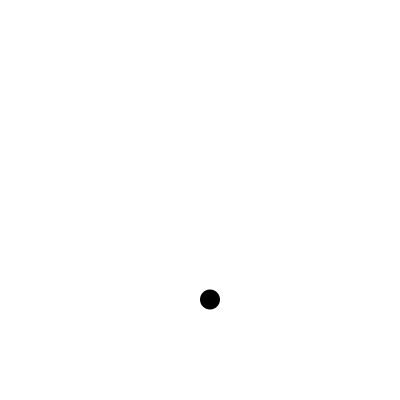
Frame 1 (no input)
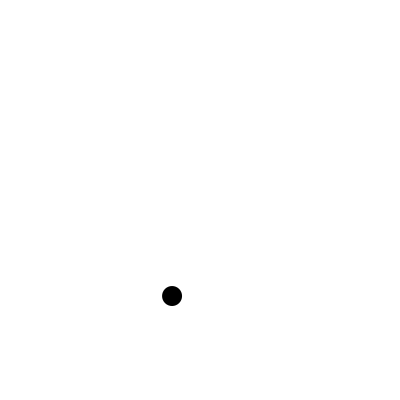
Frame 60 (the mouse pressed at the canvas centre just before this capture)
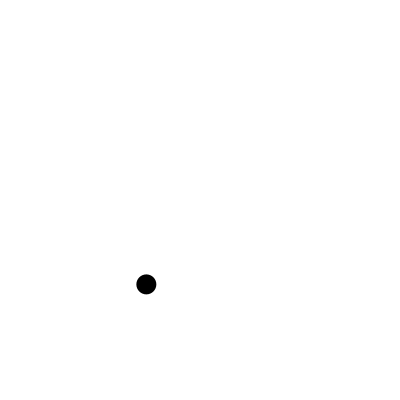
Frame 120 (the mouse held since frame 60 and released just before this capture)

The Processing sketch that drew these frames (run headless with seeded random() and noise(); from frame 60 on, the mouse is pressed at the canvas centre):

// Processing sketch: processing_74292
// ── processing_74292.pde

float X;
float Y;
float Theta;

void setup(){
 size(400,400);
 colorMode(RGB,100);
 background(100);
 frameRate(30);
  noStroke();
 X = 200;
 Y = 200;
 Theta = 0;
}

void draw(){
 Theta = Theta+0.1;
 X = 100*sin(Theta) + 200; // X軸方向の単振動 [振幅 * sin(位相) + 中心座標]
 Y = 100*cos(Theta) + 200; // Y軸方向の単振動 [振幅 * sin(位相) + 中心座標]
 fill(100);
 rect(0,0,width,height);
 fill(0); 
 ellipse(X,Y,20,20);
}
